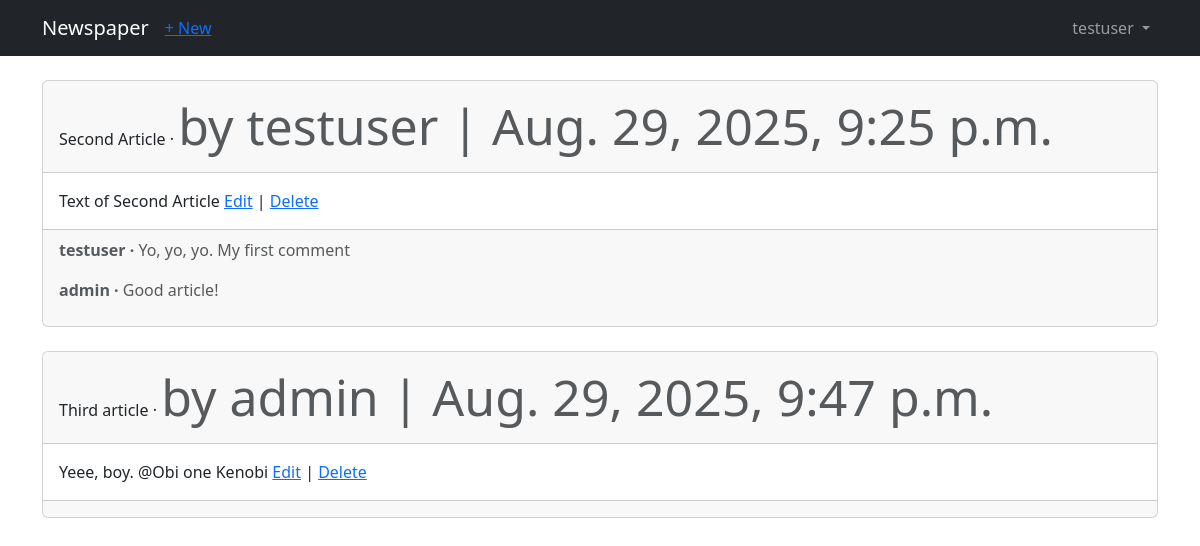
Screenshot of /articles/ (signed in) with the database file from the repository.
### users/models.py (models this page shows)
class CustomUser(AbstractUser):
    age = models.PositiveIntegerField(default=0)

### articles/models.py (models this page shows, shortened)
class Article(models.Model):
    title = models.CharField(max_length=255)
    body = models.TextField()
    date = models.DateTimeField(auto_now_add=True)
    author = models.ForeignKey(
        settings.AUTH_USER_MODEL,
        on_delete=models.CASCADE,
    )

class Comment(models.Model):
    article = models.ForeignKey(
        Article,
        on_delete=models.CASCADE,
        related_name='comments'
    )
    author = models.ForeignKey(
        settings.AUTH_USER_MODEL,
        on_delete=models.CASCADE,
    )
    comment = models.CharField(max_length=140)
    def __str__(self):
        return self.comment

### articles/views.py (the view)
# urls.py: path('', views.ArticleListView.as_view(), name='article_list'),
class ArticleListView(LoginRequiredMixin, ListView):
    model = models.Article
    template_name = 'article_list.html'
    login_url = 'login'

### templates/article_list.html (shortened to what this page needs)
{% extends 'base.html' %}
{% block content %}
{% for article in object_list %}
    <div class="card">
        <div class="card-header">
            <span class="font-weight-bold">{{ article.title }}</span> &middot;
            <span style="font-size: 50px;" class="text-muted">by {{ article.author }} | {{ article.date }}</span>
        </div>
        <div class="card-body">
            {{ article.body }}
            <a href="{% url 'article_edit' article.pk %}">Edit</a> |
            <a href="{% url 'article_delete' article.pk %}">Delete</a>
        </div>
        <div class="card-footer text-start text-muted">
            {% for comment in article.comments.all %}
                <p>
                    <span class="fw-bold">{{ comment.author }} &middot;</span>
                    {{ comment }}
                </p>
            {% endfor %}
        </div>
    </div>
    <br />
{% endfor %}
{% endblock content %}

### templates/base.html (shortened to what this page needs)
<!doctype html>
<html lang="en">
  <head>
    <link href="https://cdn.jsdelivr.net/npm/bootstrap@5.3.3/dist/css/bootstrap.min.css" rel="stylesheet"
>
  </head>
  <body>
    <nav class="navbar navbar-expand-md navbar-dark bg-dark mb-4">
      <div class="container">
        <a class="navbar-brand" href="{% url 'home' %}">Newspaper</a>
        {% if user.is_authenticated %}
        <ul class="navbar-nav mr-auto">
          <li class="nav-item"><a href="{% url 'article_new' %}">+ New</a></li>
        </ul>
        {% endif %}
        <div class="collapse navbar-collapse" id="navbarCollapse">
          {% if user.is_authenticated %}
            <ul class="navbar-nav ms-auto">
              <li class="nav-item dropdown">
                <a class="nav-link dropdown-toggle" href="#" id="userMenu"
                   role="button" data-bs-toggle="dropdown" aria-expanded="false">
                  {{ user.username }}
                </a>
              </li>
            </ul>
          {% else %}
            <div class="ms-auto d-flex">
              <a href="{% url 'login' %}" class="btn btn-outline-secondary">Log in</a>
              <a href="{% url 'signup' %}" class="btn btn-primary ms-2">Sign up</a>
            </div>
          {% endif %}
        </div>
      </div>
    </nav>
    <div class="container">
      {% block content %}{% endblock %}
    </div>
  </body>
</html>

### rows the page displays
CustomUser: username "testuser"
Article: title "Second Article", author "testuser", date "Aug. 29, 2025, 9:25 p.m.", body "Text of Second Article"
Comment: author "testuser", comment "Yo, yo, yo. My first comment"
Comment: author "admin", comment "Good article!"
Article: title "Third article", author "admin", date "Aug. 29, 2025, 9:47 p.m.", body "Yeee, boy. @Obi one Kenobi"
